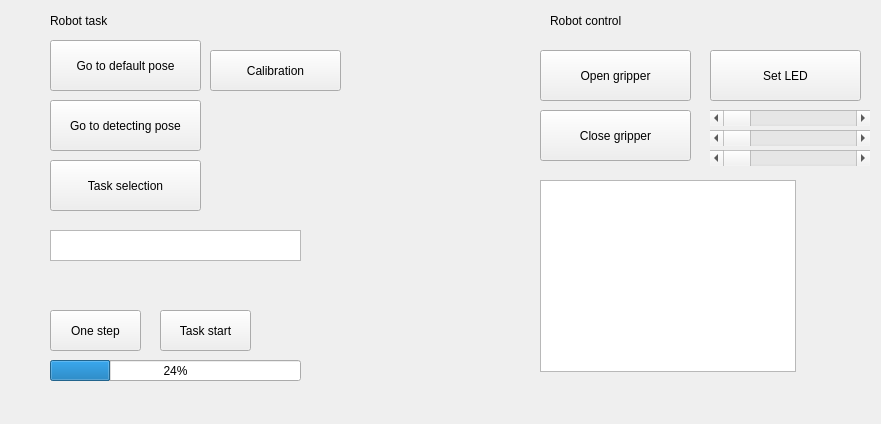
<?xml version="1.0" encoding="UTF-8"?>
<ui version="4.0">
 <class>Form</class>
 <widget class="QWidget" name="Form">
  <property name="geometry">
   <rect>
    <x>0</x>
    <y>0</y>
    <width>881</width>
    <height>424</height>
   </rect>
  </property>
  <property name="windowTitle">
   <string>Form</string>
  </property>
  <widget class="QPushButton" name="pushButton">
   <property name="geometry">
    <rect>
     <x>210</x>
     <y>50</y>
     <width>131</width>
     <height>41</height>
    </rect>
   </property>
   <property name="text">
    <string>Calibration</string>
   </property>
  </widget>
  <widget class="QPushButton" name="pushButton_2">
   <property name="geometry">
    <rect>
     <x>50</x>
     <y>40</y>
     <width>151</width>
     <height>51</height>
    </rect>
   </property>
   <property name="text">
    <string>Go to default pose</string>
   </property>
  </widget>
  <widget class="QPushButton" name="pushButton_3">
   <property name="geometry">
    <rect>
     <x>50</x>
     <y>100</y>
     <width>151</width>
     <height>51</height>
    </rect>
   </property>
   <property name="text">
    <string>Go to detecting pose</string>
   </property>
  </widget>
  <widget class="QPushButton" name="pushButton_4">
   <property name="geometry">
    <rect>
     <x>710</x>
     <y>50</y>
     <width>151</width>
     <height>51</height>
    </rect>
   </property>
   <property name="text">
    <string>Set LED</string>
   </property>
  </widget>
  <widget class="QListView" name="listView">
   <property name="geometry">
    <rect>
     <x>50</x>
     <y>230</y>
     <width>251</width>
     <height>31</height>
    </rect>
   </property>
  </widget>
  <widget class="QListWidget" name="listWidget">
   <property name="geometry">
    <rect>
     <x>540</x>
     <y>180</y>
     <width>256</width>
     <height>192</height>
    </rect>
   </property>
  </widget>
  <widget class="QPushButton" name="pushButton_5">
   <property name="geometry">
    <rect>
     <x>50</x>
     <y>160</y>
     <width>151</width>
     <height>51</height>
    </rect>
   </property>
   <property name="text">
    <string>Task selection</string>
   </property>
  </widget>
  <widget class="QPushButton" name="pushButton_6">
   <property name="geometry">
    <rect>
     <x>50</x>
     <y>310</y>
     <width>91</width>
     <height>41</height>
    </rect>
   </property>
   <property name="text">
    <string>One step</string>
   </property>
  </widget>
  <widget class="QPushButton" name="pushButton_7">
   <property name="geometry">
    <rect>
     <x>160</x>
     <y>310</y>
     <width>91</width>
     <height>41</height>
    </rect>
   </property>
   <property name="text">
    <string>Task start</string>
   </property>
  </widget>
  <widget class="QPushButton" name="pushButton_8">
   <property name="geometry">
    <rect>
     <x>540</x>
     <y>50</y>
     <width>151</width>
     <height>51</height>
    </rect>
   </property>
   <property name="text">
    <string>Open gripper</string>
   </property>
  </widget>
  <widget class="QPushButton" name="pushButton_9">
   <property name="geometry">
    <rect>
     <x>540</x>
     <y>110</y>
     <width>151</width>
     <height>51</height>
    </rect>
   </property>
   <property name="text">
    <string>Close gripper</string>
   </property>
  </widget>
  <widget class="QLabel" name="label">
   <property name="geometry">
    <rect>
     <x>550</x>
     <y>10</y>
     <width>91</width>
     <height>21</height>
    </rect>
   </property>
   <property name="text">
    <string>Robot control</string>
   </property>
  </widget>
  <widget class="QProgressBar" name="progressBar">
   <property name="geometry">
    <rect>
     <x>50</x>
     <y>360</y>
     <width>251</width>
     <height>21</height>
    </rect>
   </property>
   <property name="value">
    <number>24</number>
   </property>
  </widget>
  <widget class="QScrollBar" name="horizontalScrollBar">
   <property name="geometry">
    <rect>
     <x>710</x>
     <y>110</y>
     <width>160</width>
     <height>16</height>
    </rect>
   </property>
   <property name="orientation">
    <enum>Qt::Horizontal</enum>
   </property>
  </widget>
  <widget class="QScrollBar" name="horizontalScrollBar_2">
   <property name="geometry">
    <rect>
     <x>710</x>
     <y>130</y>
     <width>160</width>
     <height>16</height>
    </rect>
   </property>
   <property name="orientation">
    <enum>Qt::Horizontal</enum>
   </property>
  </widget>
  <widget class="QScrollBar" name="horizontalScrollBar_3">
   <property name="geometry">
    <rect>
     <x>710</x>
     <y>150</y>
     <width>160</width>
     <height>16</height>
    </rect>
   </property>
   <property name="orientation">
    <enum>Qt::Horizontal</enum>
   </property>
  </widget>
  <widget class="QLabel" name="label_2">
   <property name="geometry">
    <rect>
     <x>50</x>
     <y>10</y>
     <width>91</width>
     <height>21</height>
    </rect>
   </property>
   <property name="text">
    <string>Robot task</string>
   </property>
  </widget>
 </widget>
 <resources/>
 <connections/>
</ui>
